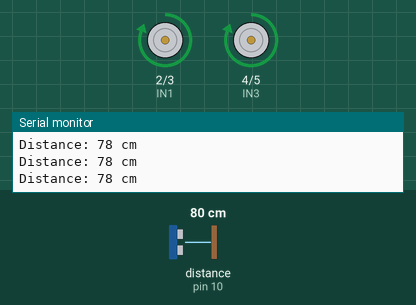
Recording of a sketch running on a simulated Arduino Uno, built with avr-gcc and run on an emulated ATmega328P. Shown: motor-driver pin pairs drawn as motors (green arrow = first pin HIGH = forward, orange = second pin HIGH = backward, longer = more drive), the last lines printed to the serial monitor. Wiring (inferred from the names in the program): ultrasonic range finder: trigger pin 9; echo pin 10. The test bench sets the inputs (shaded band); at power-on: distance to the obstacle (sensor on pin 10) 80 cm. The echo pulse lasts 58.3 µs per cm.

Above: at 1.2 s.
1.3 s: distance to the obstacle (sensor on pin 10) set to 18 cm
2.8 s: distance to the obstacle (sensor on pin 10) set to 14 cm
At 3.8 s:
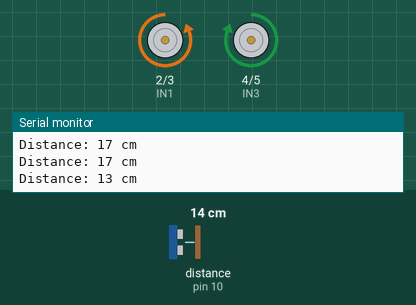
5.8 s: distance to the obstacle (sensor on pin 10) set to 35 cm
At 7.1 s:
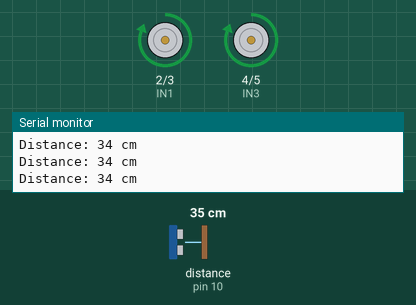
7.7 s: distance to the obstacle (sensor on pin 10) set to 2 cm
At 8.1 s:
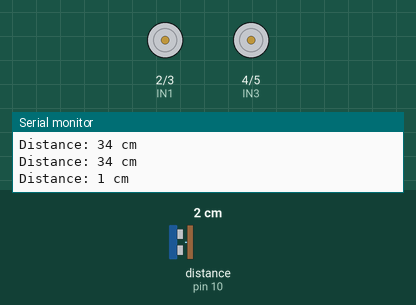
Timing chart, 0 to 11.7 s (numbered marks = the images above; inputs shaded):
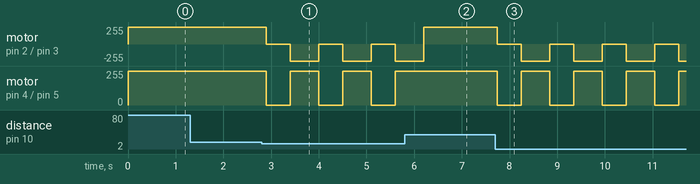

Measured:
- the behaviour switches between 16 and 15 cm on distance to the obstacle (sensor on pin 10) (found by bisection; images 0 and 1)
- after the input at 2.8 s, motor on pin 2 (IN1) / pin 3 (IN2): alternates backward 255/255 for 0.60 s and stopped for 0.50 s, starting after 0.10 s; motor on pin 4 (IN3) / pin 5 (IN4): alternates forward 255/255 for 0.60 s and stopped for 0.50 s, starting after 0.10 s
- after the input at 5.8 s, motor on pin 4 (IN3) / pin 5 (IN4): stays forward 255/255 (without the input it goes to stopped after 0.40 s)
- after the input at 7.7 s, motor on pin 2 (IN1) / pin 3 (IN2): alternates backward 255/255 for 0.60 s and stopped for 0.50 s, starting after 0.05 s; motor on pin 4 (IN3) / pin 5 (IN4): alternates forward 255/255 for 0.60 s and stopped for 0.50 s, starting after 0.05 s

The sketch:

obstacle_avoiding_robot.ino
```cpp
#define IN1 2
#define IN2 3
#define IN3 4
#define IN4 5

#define TRIG 9
#define ECHO 10

long duration;
int distance;

void setup() {
  pinMode(IN1, OUTPUT);
  pinMode(IN2, OUTPUT);
  pinMode(IN3, OUTPUT);
  pinMode(IN4, OUTPUT);

  pinMode(TRIG, OUTPUT);
  pinMode(ECHO, INPUT);

  Serial.begin(9600);
}

void loop() {
  // Ultrasonic distance measurement
  digitalWrite(TRIG, LOW);
  delayMicroseconds(2);
  digitalWrite(TRIG, HIGH);
  delayMicroseconds(10);
  digitalWrite(TRIG, LOW);

  duration = pulseIn(ECHO, HIGH);
  distance = duration * 0.034 / 2;  // Convert to cm

  Serial.print("Distance: ");
  Serial.print(distance);
  Serial.println(" cm");

  if (distance < 15) {
    stopMotors();
    delay(500);
    turnRight();
    delay(500);
  } else {
    moveForward();
  }

  delay(100);
}

void moveForward() {
  digitalWrite(IN1, HIGH);
  digitalWrite(IN2, LOW);
  digitalWrite(IN3, HIGH);
  digitalWrite(IN4, LOW);
}

void stopMotors() {
  digitalWrite(IN1, LOW);
  digitalWrite(IN2, LOW);
  digitalWrite(IN3, LOW);
  digitalWrite(IN4, LOW);
}

void turnRight() {
  digitalWrite(IN1, LOW);
  digitalWrite(IN2, HIGH);
  digitalWrite(IN3, HIGH);
  digitalWrite(IN4, LOW);
}
```
